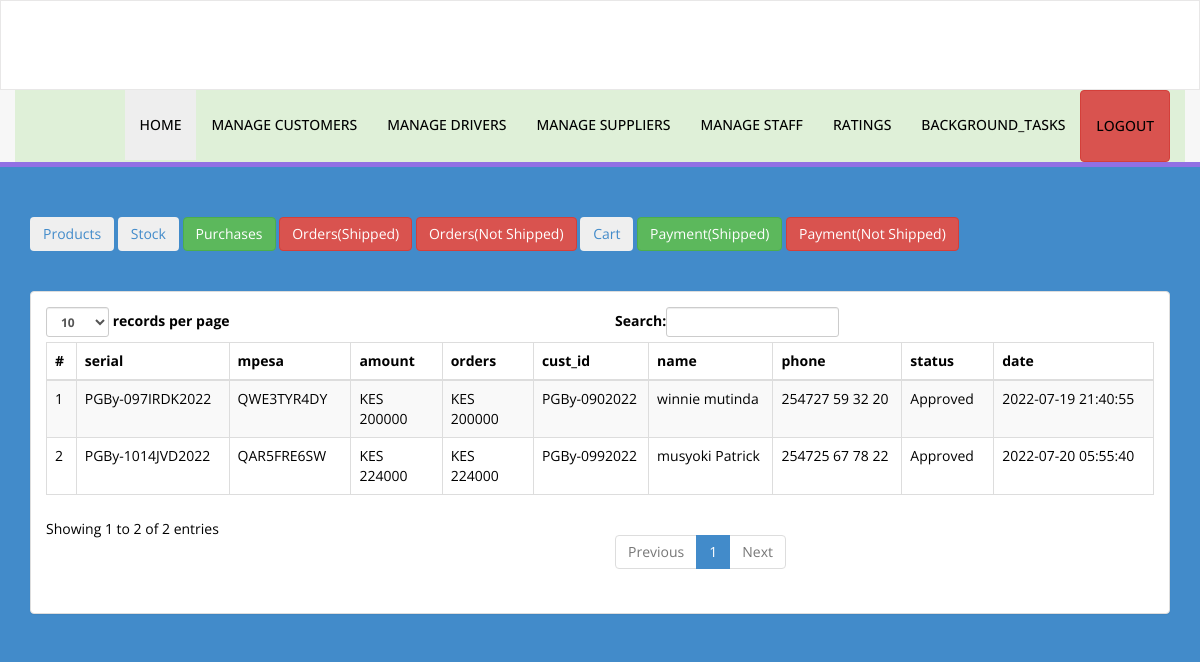
/perimeter/perimeter/paymentN.php (signed in), run on the app's committed database.
### tables this page shows
CREATE TABLE `payment` (
  `payid` int(11) NOT NULL,
  `serial` varchar(50) DEFAULT 'Pending',
  `mpesa` varchar(15) DEFAULT NULL,
  `amount` float DEFAULT NULL,
  `orders` float DEFAULT NULL,
  `ship` float DEFAULT NULL,
  `cust_id` varchar(50) DEFAULT NULL,
  `name` varchar(100) DEFAULT NULL,
  `phone` varchar(20) DEFAULT NULL,
  `mode` varchar(50) DEFAULT NULL,
  `location` varchar(250) DEFAULT NULL,
  `status` float DEFAULT 0,
  `driver` varchar(50) DEFAULT 'Pending',
  `drive` varchar(20) DEFAULT 'Pending',
  `customer` varchar(20) DEFAULT 'Pending',
  `comment` varchar(250) DEFAULT NULL,
  `reg_date` timestamp NOT NULL DEFAULT current_timestamp()
);

### perimeter/perimeter/paymentN.php (the view, shortened to what this page needs)
<?php
include('sessionadm.php');
if (strlen($_SESSION['username']) == 0) {
    header('location:log');
} else {
?>
<!DOCTYPE html>
<html xmlns="http://www.w3.org/1999/xhtml">
<head>
    <link href="assets/css/bootstrap.css" rel="stylesheet" />
    <link href="assets/css/font-awesome.css" rel="stylesheet" />
    <link href="assets/css/style.css" rel="stylesheet" />
    <link rel="stylesheet" href="https://cdnjs.cloudflare.com/ajax/libs/font-awesome/4.7.0/css/font-awesome.min.css">
</head>
<body style="height: 100%;" class="bg-primary">
    <?php include('includes/header.php'); ?>
    <div class="content-wrapper">
        <div class="container">
            <div class="row pad-botm">
                <div class="col-md-12">
                <h5>
                <a href="product"> <button class="btn btn-wraning"> Products</button></a>
                        <a href="stock"> <button class="btn btn-secondary"> Stock</button></a>
                        <a href="purchase"> <button class="btn btn-success"> Purchases</button></a>
                        <a href="order"> <button class="btn btn-danger"> Orders(Shipped)</button></a>
                        <a href="orderN"> <button class="btn btn-danger"> Orders(Not Shipped)</button></a>
                        <a href="cart"> <button class="btn btn-wraning"> Cart</button></a>
                        <a href="payment"> <button class="btn btn-success"> Payment(Shipped)</button></a>
                        <a href="paymentN"> <button class="btn btn-danger"> Payment(Not Shipped)</button></a>
                    </h5>
                </div>
            </div>
            <div class="row" style="color: #000;">
                <div class="col-md-12">
                    <div class="panel panel-default">
                        <div class="panel-body">
                            <div class="table-responsive">
                                <table class="table table-striped table-bordered table-hover" id="dataTables-example">
                                    <thead>
                                        <tr>
                                            <th>#</th>
                                            <th>serial</th>
                                            <th>mpesa</th>
                                            <th>amount</th>
                                            <th>orders</th>
                                            <th>cust_id</th>
                                            <th>name</th>
                                            <th>phone</th>
                                            <th>status</th>
                                            <th>date</th>
                                        </tr>
                                    </thead>
                                    <tbody>
                                        <?php $sql = "SELECT * from payment where mode='No Shipment'";
                                            $query = $con->prepare($sql);
                                            $query->execute();
                                            $results = $query->fetchAll(PDO::FETCH_OBJ);
                                            $cnt = 1;
                                            if ($query->rowCount() > 0) {
                                                foreach ($results as $result) {               ?>
                                        <tr class="odd gradeX">
                                            <td class="center"><?php echo htmlentities($cnt); ?></td>
                                            <td class="center"><?php echo htmlentities($result->serial); ?></td>
                                            <td class="center"><?php echo htmlentities($result->mpesa); ?></td>
                                            <td class="center">KES <?php echo htmlentities($result->amount); ?></td>
                                            <td class="center">KES <?php echo htmlentities($result->orders); ?></td>
                                            <td class="center"><?php echo htmlentities($result->cust_id); ?></td>
                                            <td class="center"><?php echo htmlentities($result->name); ?></td>
                                            <td class="center"><?php echo htmlentities($result->phone); ?></td>
                                            <td class="center"><?php $sta=$result->status;
                                            if($sta==0){
                                                echo 'Pending';
                                            }else if($sta==1){
                                                echo 'Approved';
                                            }else{
                                                echo 'Rejected';
                                            }?></td>
                                            <td class="center"><?php echo htmlentities($result->reg_date); ?></td>
                                        </tr>
                                        <?php $cnt = $cnt + 1;
                                                }
                                            } ?>
                                    </tbody>
                                </table>
                            </div>
                        </div>
                    </div>
                </div>
            </div>
        </div>
    </div>
</body>
</html>
<?php } ?>

### perimeter/perimeter/assets/css/style.css (style rules this page uses)
.content-wrapper { margin-top: 40px; min-height:800px; padding-bottom:90px; }
.pad-botm { padding-bottom:30px; }

### data on the page
payment: serial "PGBy-097IRDK2022", mpesa "QWE3TYR4DY", amount "200000", orders "200000", cust "PGBy-0902022", name "winnie mutinda", phone "254727 59 32 20", status "Approved", reg_date "2022-07-19 21:40:55"
payment: serial "PGBy-1014JVD2022", mpesa "QAR5FRE6SW", amount "224000", orders "224000", cust "PGBy-0992022", name "musyoki Patrick", phone "254725 67 78 22", status "Approved", reg_date "2022-07-20 05:55:40"
